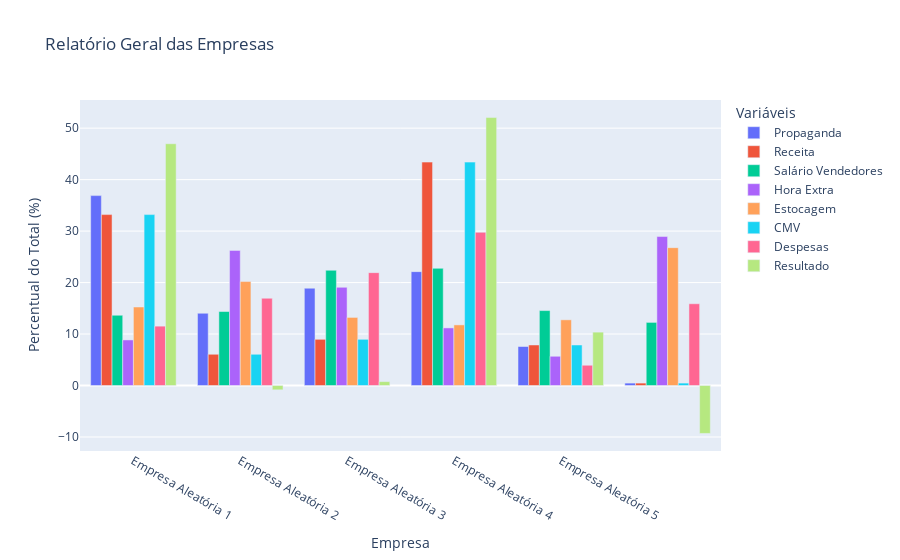

Here is the notebook cell this chart was saved with:
### Code cell
if __name__ == "__main__":
    num_empresas_ale = 5  # Set the number of companies you want to simulate
    num_empresas_users = 1  # Set the number of companies you want to enter data for
    simulador = SimuladorEmpresas(num_empresas_users=num_empresas_users, num_empresas_aleatorias=num_empresas_ale, bounds=None)
simulador.criar_empresas_aleatorias()
simulador.inserir_dados_usuario()
simulador.calcular_e_exibir_resultados()
simulador.plotar_grafico_lucro()
simulador.plotar_grafico_relatorio_geral()

### Figure 1 — Plotly figure (JSON) as saved in the notebook; plotly's stock layout.template omitted (floating-point values rounded to 4 significant figures)
{"data": [{"alignmentgroup": "True", "hovertemplate": "Variáveis=Propaganda<br>Empresa=%{x}<br>Percentual do Total (%)=%{y}<extra></extra>", "legendgroup": "Propaganda", "marker": {"color": "#636efa", "pattern": {"shape": ""}}, "name": "Propaganda", "offsetgroup": "Propaganda", "orientation": "v", "showlegend": true, "textposition": "auto", "type": "bar", "x": ["Empresa Aleatória 1", "Empresa Aleatória 2", "Empresa Aleatória 3", "Empresa Aleatória 4", "Empresa Aleatória 5", ""], "xaxis": "x", "y": [36.89, 14.04, 18.9, 22.12, 7.577, 0.4677], "yaxis": "y"}, {"alignmentgroup": "True", "hovertemplate": "Variáveis=Receita<br>Empresa=%{x}<br>Percentual do Total (%)=%{y}<extra></extra>", "legendgroup": "Receita", "marker": {"color": "#EF553B", "pattern": {"shape": ""}}, "name": "Receita", "offsetgroup": "Receita", "orientation": "v", "showlegend": true, "textposition": "auto", "type": "bar", "x": ["Empresa Aleatória 1", "Empresa Aleatória 2", "Empresa Aleatória 3", "Empresa Aleatória 4", "Empresa Aleatória 5", ""], "xaxis": "x", "y": [33.21, 6.069, 8.977, 43.4, 7.872, 0.4704], "yaxis": "y"}, {"alignmentgroup": "True", "hovertemplate": "Variáveis=Salário Vendedores<br>Empresa=%{x}<br>Percentual do Total (%)=%{y}<extra></extra>", "legendgroup": "Salário Vendedores", "marker": {"color": "#00cc96", "pattern": {"shape": ""}}, "name": "Salário Vendedores", "offsetgroup": "Salário Vendedores", "orientation": "v", "showlegend": true, "textposition": "auto", "type": "bar", "x": ["Empresa Aleatória 1", "Empresa Aleatória 2", "Empresa Aleatória 3", "Empresa Aleatória 4", "Empresa Aleatória 5", ""], "xaxis": "x", "y": [13.65, 14.38, 22.39, 22.77, 14.56, 12.26], "yaxis": "y"}, {"alignmentgroup": "True", "hovertemplate": "Variáveis=Hora Extra<br>Empresa=%{x}<br>Percentual do Total (%)=%{y}<extra></extra>", "legendgroup": "Hora Extra", "marker": {"color": "#ab63fa", "pattern": {"shape": ""}}, "name": "Hora Extra", "offsetgroup": "Hora Extra", "orientation": "v", "showlegend": true, "textposition": "auto", "type": "bar", "x": ["Empresa Aleatória 1", "Empresa Aleatória 2", "Empresa Aleatória 3", "Empresa Aleatória 4", "Empresa Aleatória 5", ""], "xaxis": "x", "y": [8.853, 26.25, 19.08, 11.19, 5.681, 28.94], "yaxis": "y"}, {"alignmentgroup": "True", "hovertemplate": "Variáveis=Estocagem<br>Empresa=%{x}<br>Percentual do Total (%)=%{y}<extra></extra>", "legendgroup": "Estocagem", "marker": {"color": "#FFA15A", "pattern": {"shape": ""}}, "name": "Estocagem", "offsetgroup": "Estocagem", "orientation": "v", "showlegend": true, "textposition": "auto", "type": "bar", "x": ["Empresa Aleatória 1", "Empresa Aleatória 2", "Empresa Aleatória 3", "Empresa Aleatória 4", "Empresa Aleatória 5", ""], "xaxis": "x", "y": [15.25, 20.2, 13.23, 11.77, 12.76, 26.78], "yaxis": "y"}, {"alignmentgroup": "True", "hovertemplate": "Variáveis=CMV<br>Empresa=%{x}<br>Percentual do Total (%)=%{y}<extra></extra>", "legendgroup": "CMV", "marker": {"color": "#19d3f3", "pattern": {"shape": ""}}, "name": "CMV", "offsetgroup": "CMV", "orientation": "v", "showlegend": true, "textposition": "auto", "type": "bar", "x": ["Empresa Aleatória 1", "Empresa Aleatória 2", "Empresa Aleatória 3", "Empresa Aleatória 4", "Empresa Aleatória 5", ""], "xaxis": "x", "y": [33.21, 6.069, 8.977, 43.4, 7.872, 0.4704], "yaxis": "y"}, {"alignmentgroup": "True", "hovertemplate": "Variáveis=Despesas<br>Empresa=%{x}<br>Percentual do Total (%)=%{y}<extra></extra>", "legendgroup": "Despesas", "marker": {"color": "#FF6692", "pattern": {"shape": ""}}, "name": "Despesas", "offsetgroup": "Despesas", "orientation": "v", "showlegend": true, "textposition": "auto", "type": "bar", "x": ["Empresa Aleatória 1", "Empresa Aleatória 2", "Empresa Aleatória 3", "Empresa Aleatória 4", "Empresa Aleatória 5", ""], "xaxis": "x", "y": [11.53, 16.96, 21.93, 29.76, 3.936, 15.89], "yaxis": "y"}, {"alignmentgroup": "True", "hovertemplate": "Variáveis=Resultado<br>Empresa=%{x}<br>Percentual do Total (%)=%{y}<extra></extra>", "legendgroup": "Resultado", "marker": {"color": "#B6E880", "pattern": {"shape": ""}}, "name": "Resultado", "offsetgroup": "Resultado", "orientation": "v", "showlegend": true, "textposition": "auto", "type": "bar", "x": ["Empresa Aleatória 1", "Empresa Aleatória 2", "Empresa Aleatória 3", "Empresa Aleatória 4", "Empresa Aleatória 5", ""], "xaxis": "x", "y": [46.97, -0.8402, 0.7561, 52.06, 10.37, -9.314], "yaxis": "y"}], "layout": {"barmode": "group", "legend": {"title": {"text": "Variáveis"}, "tracegroupgap": 0}, "title": {"text": "Relatório Geral das Empresas"}, "xaxis": {"anchor": "y", "domain": [0, 1], "title": {"text": "Empresa"}}, "yaxis": {"anchor": "x", "domain": [0, 1], "title": {"text": "Percentual do Total (%)"}}}}
